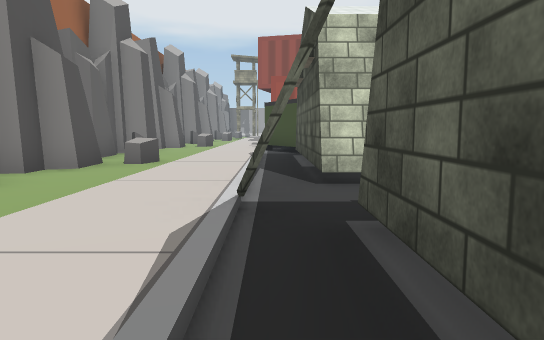
view 1 (above)

24 first-person views from a walk through a 3-D level made in the Unity game engine. The camera is 1.3 m above the floor, tilts 6° down and sees 70° across. The floor is counted in squares, 2 m on a side. Each view is taken from the middle of a square. On the plan, view 1 faces up. The plan holds only what a view shows up to about 11 squares ahead; the rest is blank. The place goes on beyond the plan. The player character is not drawn. Some animated figures are not drawn. Some surface patterns are stand-ins.

view 2
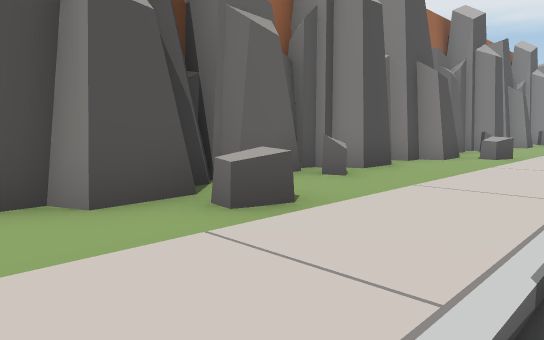

view 3
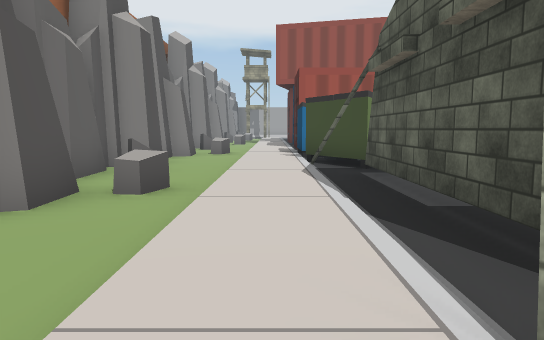

view 4
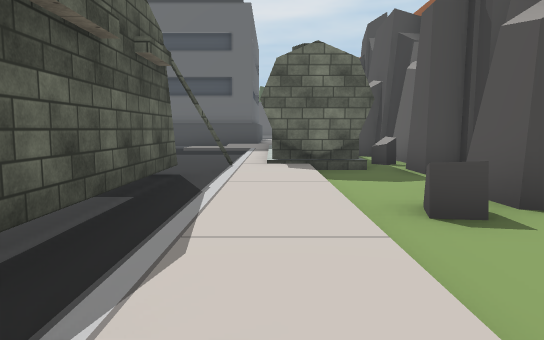

view 5
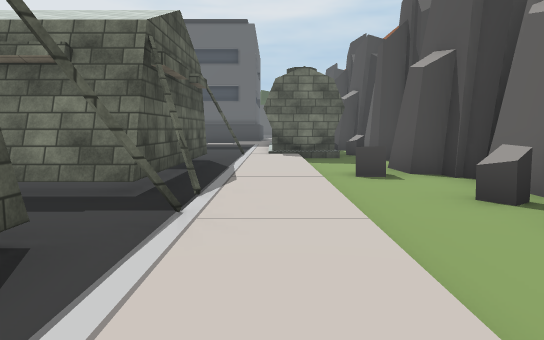

view 6
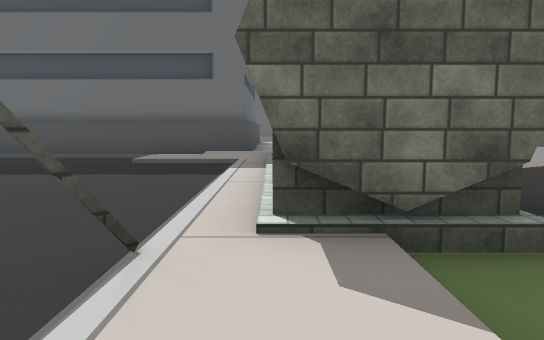

view 7
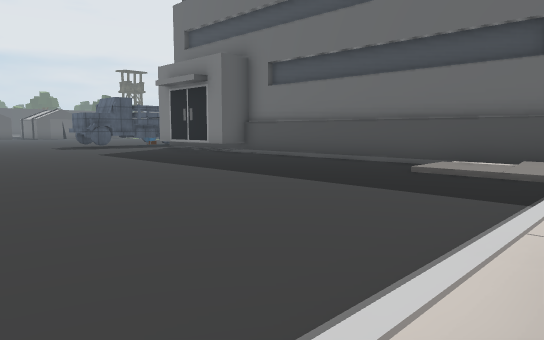

view 8
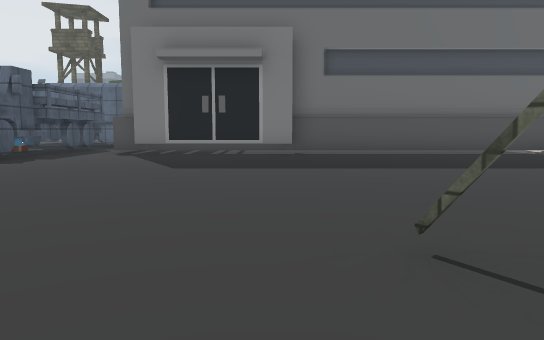

view 9
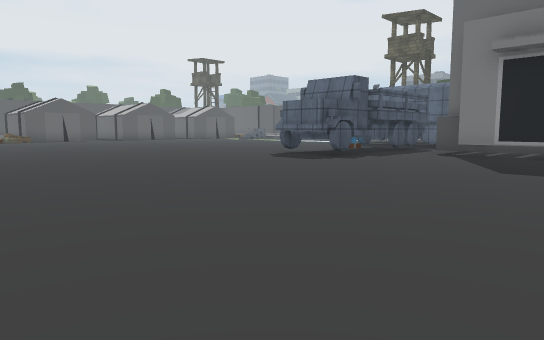

view 10
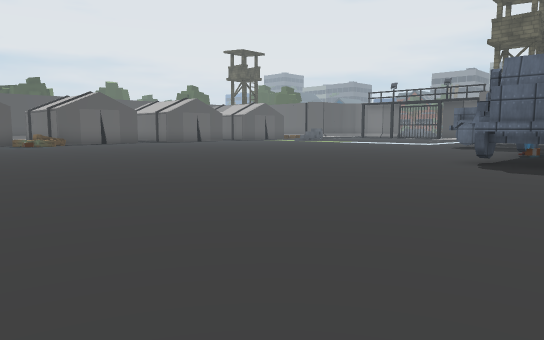

view 11
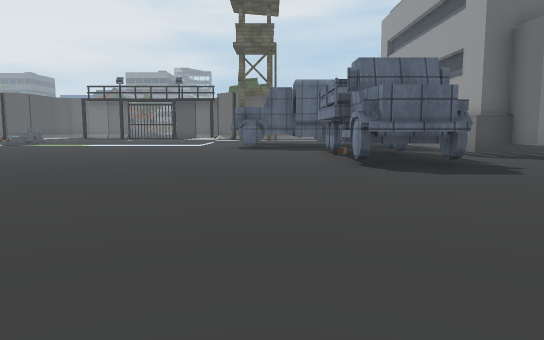

view 12
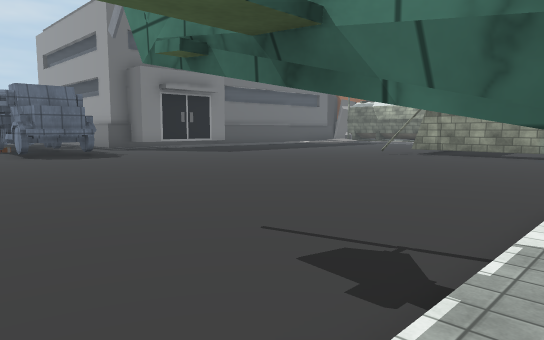

view 13
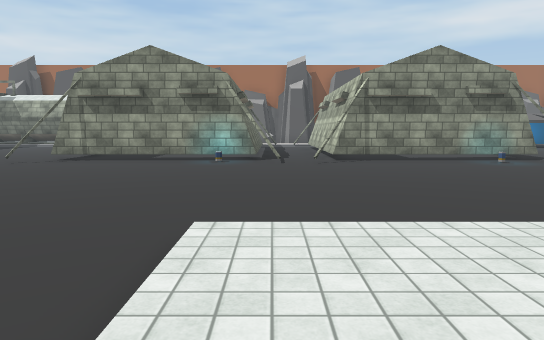

view 14
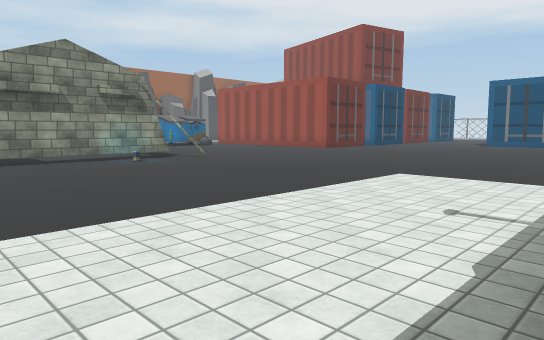

view 15
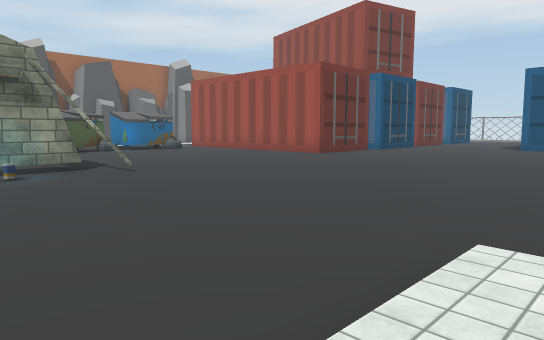

view 16
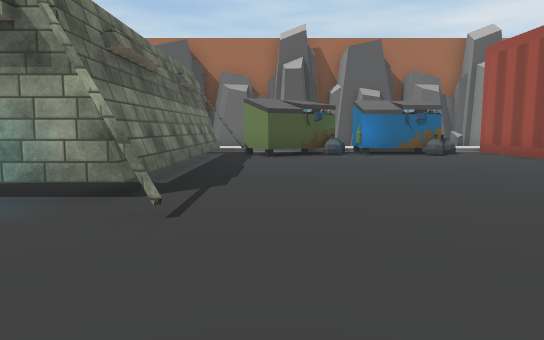

view 17
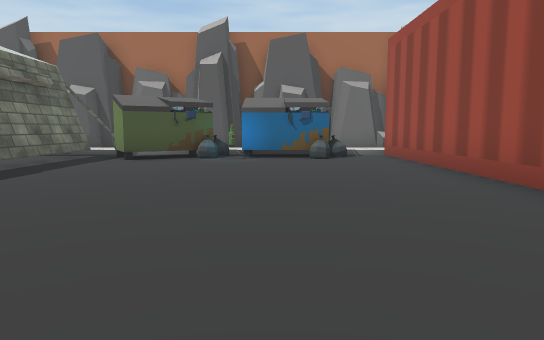

view 18
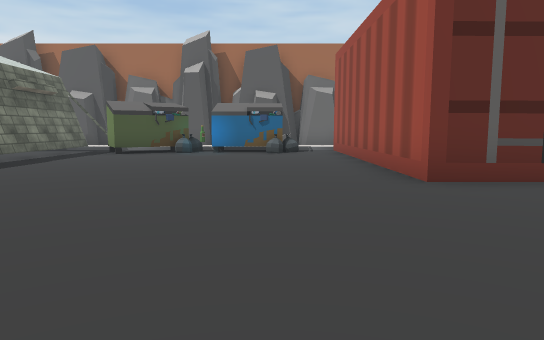

view 19
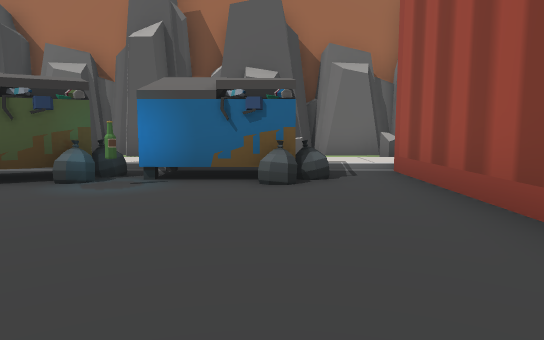

view 20
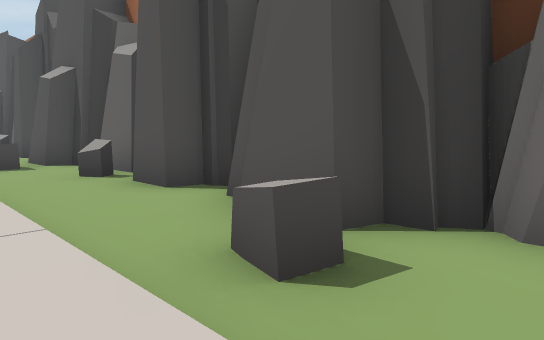

view 21
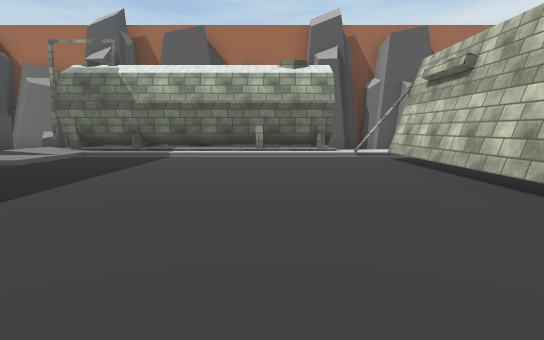

view 22
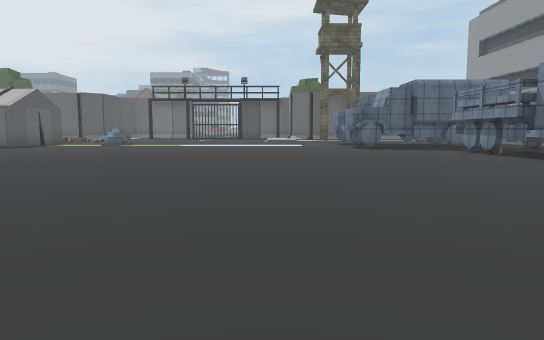

view 23
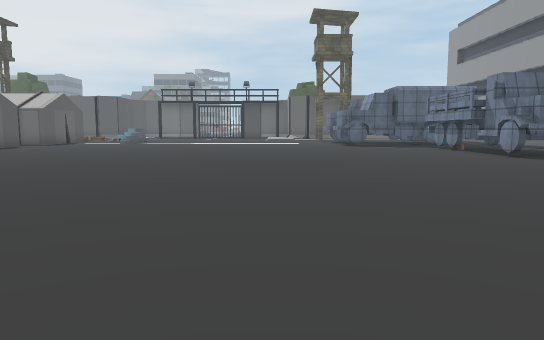

view 24
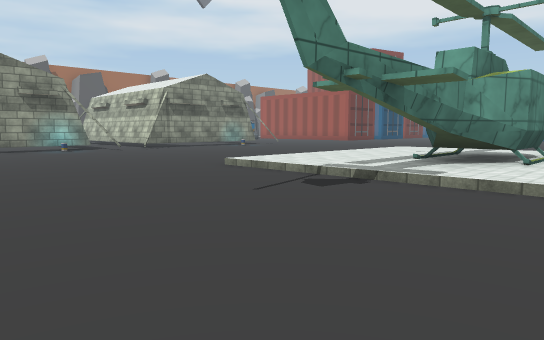

### Floor plan
Key: @ floor where view 1 was taken; # wall or solid block; . main floor; : floor 0.25 m higher than the main floor; / step, stairs or slope; = window, fence, low wall or low ledge; ^ raised ledge; T truck; O other object.
Columns run from 5 left of view 1 to 29 right of it. Each row starts with its distance up from view 1.
 17  #..:########......
 16  #..:................
 15  ##.:OO..............
 14 ##..:#O..............
 13 #...:.O..............
 12 ##..:OO...............
 11 ##..:.#O..............
 10  #=.:#.......#........
  9  #..:.#######.......::::
  8  #^.:.#     #.......::::
  7  #..:.#     #.......:: #
  6  #..:.#     #.......:: #
  5  #..:.#     #.......::##:
  4  #..:##     ##......:::#:
  3  #=.:#=     =#......:::#:
  2  #..:.#     #............
  1  #..:.#     #.............
  0  ##.:@#     #............. .
 -1  #..:.#     #................
 -2 #...:.#######.................
 -3  #..:#.......#...................
 -4  ####............................
 -5    ##...........................
 -6     #...........................
 -7     #............................
 -8     #.............................
 -9     #...............TT............
-10     #::/............TT.............
-11     ##./......####..TT.............
-12      ##########  ##.TT.............
-13                    .TT.............

Where each view was taken, in squares from view 1:
view 1: 0 up, 0 right, facing up
view 2: 2 down, 0 right, facing up-left
view 3: 3 up, 1 left, facing up
view 4: 4 up, 1 left, facing down
view 5: 7 up, 1 left, facing down
view 6: 1 down, 1 left, facing down
view 7: 3 down, 1 left, facing down-right
view 8: 1 down, 9 right, facing down
view 9: 1 down, 9 right, facing down-right
view 10: 1 down, 14 right, facing down-right
view 11: 2 down, 18 right, facing down
view 12: 3 up, 19 right, facing down-left
view 13: 3 up, 17 right, facing left
view 14: 4 up, 17 right, facing up-left
view 15: 7 up, 15 right, facing up-left
view 16: 11 up, 11 right, facing left
view 17: 14 up, 10 right, facing left
view 18: 15 up, 12 right, facing left
view 19: 15 up, 6 right, facing left
view 20: 17 up, 1 left, facing down-left
view 21: 5 down, 9 right, facing left
view 22: 2 down, 22 right, facing down
view 23: 0 up, 22 right, facing down
view 24: 2 down, 20 right, facing up-left
